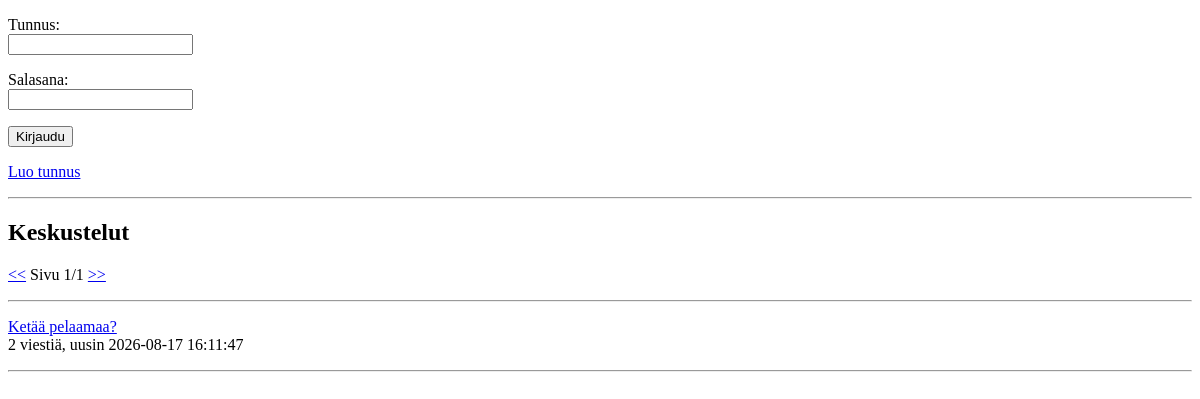
Before: / with the older database file.
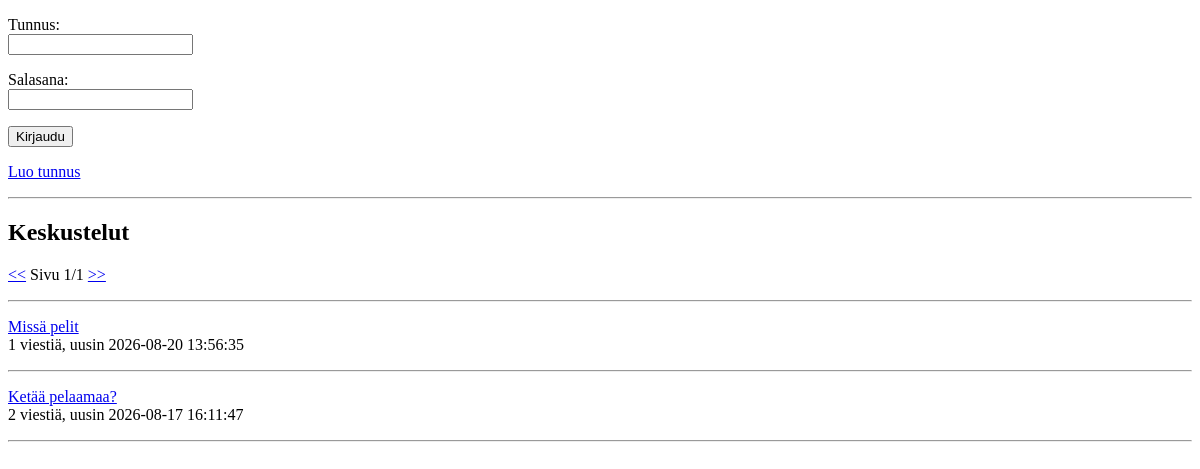
After: the same page with the newer database file.
### tables this page shows
CREATE TABLE threads (id INTEGER PRIMARY KEY, title TEXT, user_id INTEGER REFERENCES users);

### app.py (the view)
@app.route("/")
@app.route("/<int:page>")
def index(page=1):
    page_size = 10
    total_threads = forum.thread_count()
    page_count = math.ceil(total_threads / page_size)
    page_count = max(page_count, 1)
    if page < 1:
        return redirect("/1")
    if page > page_count:
        return redirect("/" + str(page_count))
    threads = forum.get_threads(page, page_size)
    return render_template("index.html", page=page, page_count=page_count, threads=threads)

### app.py (called while the page is built)
@app.before_request
def before_request():
    g.start_time = time.time()

@app.after_request
def after_request(response):
    elapsed_time = round(time.time() - g.start_time, 2)
    print("elapsed time:", elapsed_time, "s")
    return response

### db.py (called while the page is built)
def get_connection():
    con = sqlite3.connect("database.db")
    con.execute("PRAGMA foreign_keys = ON")
    con.row_factory = sqlite3.Row
    return con

def query(sql, params=[]):
    con = get_connection()
    result = con.execute(sql, params).fetchall()
    con.close()
    return result

### forum.py (called while the page is built)
def thread_count():
    sql = "SELECT COUNT(*) FROM threads"
    result = db.query(sql)
    return result[0][0] if result else 0

def get_threads(page, page_size):
    sql = """SELECT t.id, t.title, COUNT(m.id) total, MAX(m.sent_at) last
             FROM threads t, messages m
             WHERE t.id = m.thread_id AND m.status = 1
             GROUP BY t.id
             ORDER BY t.id DESC
             LIMIT ? OFFSET ?"""
    limit = page_size
    offset = page_size * (page - 1)
    return db.query(sql, [limit, offset])

### templates/index.html (shortened to what this page needs)
<!DOCTYPE html>
<html>
<head>
</head>
<body>
  {% if session.username %}
  <p>
    Olet kirjautunut nimellä {{ session.username }} | <a href="/logout">Kirjaudu ulos</a>
  </p>
  <h2>Uusi ketju</h2>
<form action="/new_thread" method="post">
    <p>
      Otsikko: <br />
      <input type="text" name="title" maxlength="100" required />
    </p>
    <p>
      Viesti: <br />
      <textarea name="content" rows="5" cols="40" maxlength="5000" required></textarea>
    </p>
    <input type="submit" value="Lähetä" />
  </form>
  {% else %}
  <form action="/login" method="post">
    <p>Tunnus: <br /><input type="text" name="username" /></p>
    <p>Salasana: <br /><input type="password" name="password" /></p>
    <input type="submit" value="Kirjaudu" />
  </form>
  <p><a href="/register">Luo tunnus</a></p>
  {% endif %}
<hr />
  <h2>Keskustelut</h2>
  <p>
    <a href="/{{ page - 1 }}">&lt;&lt;</a>
    Sivu {{ page }}/{{ page_count }}
    <a href="/{{ page + 1 }}">&gt;&gt;</a>
  </p>
  <hr />
  {% for thread in threads %}
  <p>
    <a href="/thread/{{ thread.id }}">{{ thread.title }}</a><br />
    {{ thread.total }} viestiä, uusin {{ thread.last }}
  </p>
  <hr />
  {% endfor %}
</body>
</html>

Changed rows visible on the page:
added threads: title "Missä pelit", total "1", last "2026-08-20 13:56:35"
